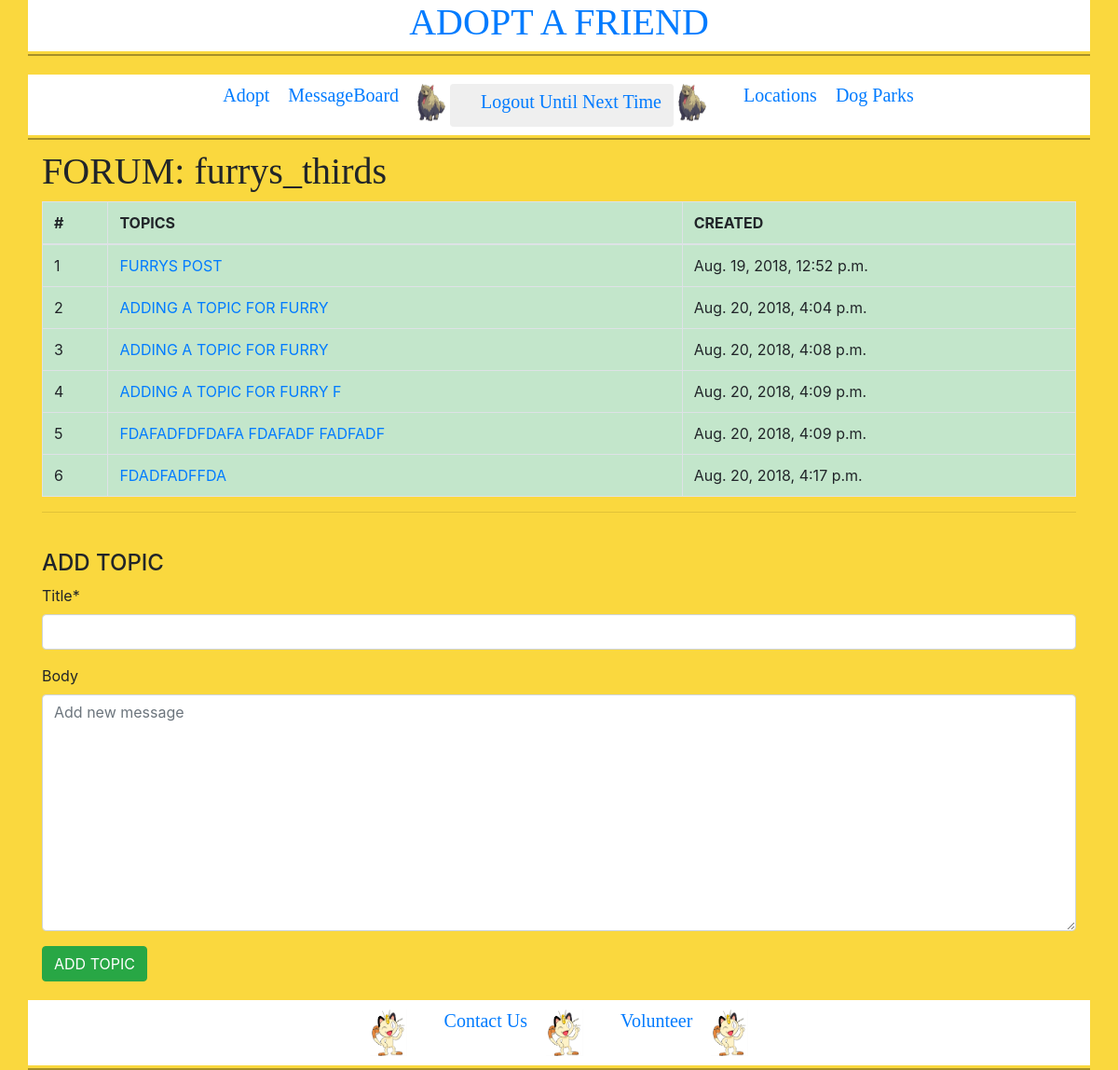
The page /messageboard/furrys_thirds/ (signed in) on the database its author committed.
### messageboard/models.py (models this page shows, shortened)
class Forum(models.Model):
    slug = models.SlugField(primary_key=True, help_text="Cannot contain spaces")
    moderators = models.ManyToManyField(User)
    created_at = models.DateTimeField(auto_now_add=True)
    updated_at = models.DateTimeField(auto_now=True)

class Topic(BaseModel):
    forum = models.ForeignKey(
        Forum,
        on_delete=models.CASCADE
    )
    user = models.ForeignKey(
        User,
        on_delete=models.CASCADE
    )
    title = models.CharField(max_length=100)
    slug = AutoSlugField(populate_from='title')
    body = models.TextField(
        validators=[MaxLengthValidator(300)], blank=True, null=True)

### messageboard/views.py (the view)
class ForumDetailView(LoginRequiredMixin, DetailView):
    model = Forum
    def get_context_data(self, **kwargs):
        context = super().get_context_data(**kwargs)
        context["topic_form"] = TopicCreateForm()
        return context

### messageboard/forms.py
class TopicCreateForm(ModelForm):
    class Meta:
        model = Topic
        fields = ("title","body",)
        widgets = {
        "body": forms.Textarea(attrs = {
            "label": "",
            "placeholder": "Add new message",
            "maxLength":"300",
        }),
    }

### messageboard/templates/messageboard/forum_detail.html (shortened to what this page needs)
{% extends 'layout.html' %}
{% load crispy_forms_tags %}
{% block body %}
<h1>FORUM: {{ object.slug }}</h1>
{% if object.topic_set.all.count < 1 %}
    <div >
        <h1>Be the first to create a topic in {{ object.slug | upper }}</h1>
        <form action="{% url 'messageboard:topic_create' %}" method="POST">
            {% csrf_token %}
            <input type="hidden" name="forum_slug" value="{{ object.slug }}">
                {{ topic_form | crispy}}
            <button class="btn btn-success">ADD TOPIC</button>
        </form>
    </div>
{% else %}
    <table class="table table-success table-hover table-bordered">
        <thead>
            <tr>
                <th>#</th>
                <th>TOPICS</th>
                <th>CREATED</th>
            </tr>
        </thead>
        <tbody>
            {% for topic in object.topic_set.all %}
            <tr>
                <td>{{ forloop.counter }}</td>
                <td>
                    <a href="{% url 'messageboard:topic_detail' object.slug topic.id topic.slug %}">{{ topic.title | upper }}</a>
                </td>
                <td>{{ topic.created_at }}</td>
            </tr>
            {% endfor %}
        </tbody>
    </table>
    <hr><br>
    <div>
        <h4>ADD TOPIC</h4>
        <form action="{% url 'messageboard:topic_create' %}" method="POST">
                {{ topic_form | crispy}}
            <button class="btn btn-success">ADD TOPIC</button>
        </form>
    </div>
{% endif %}
{% endblock %}

### base/static/base/style.css (style rules this page uses)
h1,h5 { font-family: cursive }

### rows shown on the page
Forum: slug "furrys_thirds"
Topic: title "FURRYS POST", created_at "Aug. 19, 2018, 12:52 p.m."
Topic: title "ADDING A TOPIC FOR FURRY", created_at "Aug. 20, 2018, 4:04 p.m."
Topic: title "ADDING A TOPIC FOR FURRY", created_at "Aug. 20, 2018, 4:08 p.m."
Topic: title "ADDING A TOPIC FOR FURRY F", created_at "Aug. 20, 2018, 4:09 p.m."
Topic: title "FDAFADFDFDAFA FDAFADF FADFADF", created_at "Aug. 20, 2018, 4:09 p.m."
Topic: title "FDADFADFFDA", created_at "Aug. 20, 2018, 4:17 p.m."
